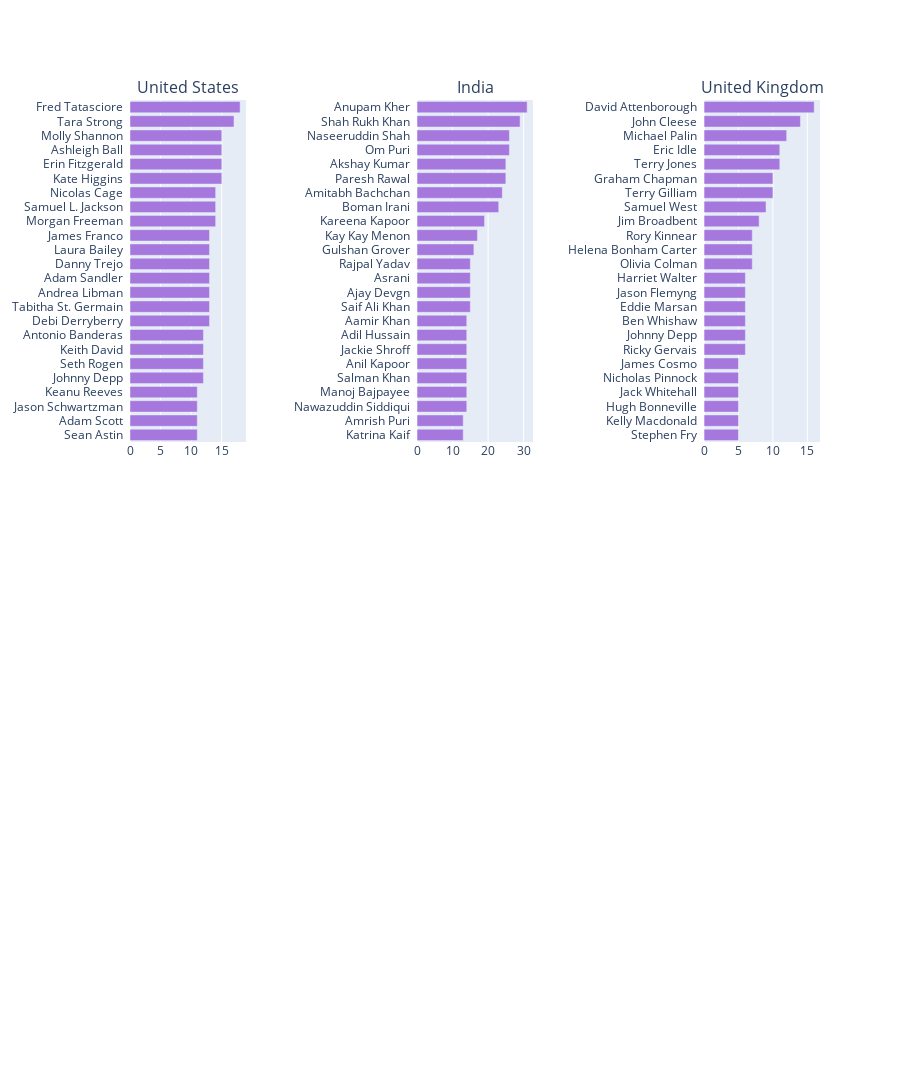

Write notebook code for a chart like this one.
### Markdown cell above
### Actor & Director Analysis

### Code cell
#chart displaying most popular actors/actresses on Netflix based on the country the title is produced in 

def country_trace(country, flag = "movie"):
    df["from_us"] = df['country'].fillna("").apply(lambda x : 1 if country.lower() in x.lower() else 0)
    small = df[df["from_us"] == 1]
    if flag == "movie":
        small = small[small["duration"] != ""]
    else:
        small = small[small["season_count"] != ""]
    cast = ", ".join(small['cast'].fillna("")).split(", ")
    tags = Counter(cast).most_common(25)
    tags = [_ for _ in tags if "" != _[0]]

    labels, values = [_[0]+"  " for _ in tags], [_[1] for _ in tags]
    trace = go.Bar(y=labels[::-1], x=values[::-1], orientation="h", name="", marker=dict(color="#a678de"))
    return trace

from plotly.subplots import make_subplots
traces = []
titles = ["United States", "","India","", "United Kingdom"]
for title in titles:
    if title != "":
        traces.append(country_trace(title))

fig = make_subplots(rows=2, cols=5, subplot_titles=titles)
fig.add_trace(traces[0], 1,1)
fig.add_trace(traces[1], 1,3)
fig.add_trace(traces[2], 1,5)


fig.update_layout(height=1200, showlegend=False)
fig.show()

### Figure 1 — Plotly figure (JSON) as saved in the notebook; plotly's stock layout.template omitted (floating-point values rounded to 4 significant figures)
{"data": [{"marker": {"color": "#a678de"}, "name": "", "orientation": "h", "type": "bar", "x": [11, 11, 11, 11, 12, 12, 12, 12, 13, 13, 13, 13, 13, 13, 13, 14, 14, 14, 15, 15, 15, 15, 17, 18], "xaxis": "x", "y": ["Sean Astin  ", "Adam Scott  ", "Jason Schwartzman  ", "Keanu Reeves  ", "Johnny Depp  ", "Seth Rogen  ", "Keith David  ", "Antonio Banderas  ", "Debi Derryberry  ", "Tabitha St. Germain  ", "Andrea Libman  ", "Adam Sandler  ", "Danny Trejo  ", "Laura Bailey  ", "James Franco  ", "Morgan Freeman  ", "Samuel L. Jackson  ", "Nicolas Cage  ", "Kate Higgins  ", "Erin Fitzgerald  ", "Ashleigh Ball  ", "Molly Shannon  ", "Tara Strong  ", "Fred Tatasciore  "], "yaxis": "y"}, {"marker": {"color": "#a678de"}, "name": "", "orientation": "h", "type": "bar", "x": [13, 13, 14, 14, 14, 14, 14, 14, 14, 15, 15, 15, 15, 16, 17, 19, 23, 24, 25, 25, 26, 26, 29, 31], "xaxis": "x3", "y": ["Katrina Kaif  ", "Amrish Puri  ", "Nawazuddin Siddiqui  ", "Manoj Bajpayee  ", "Salman Khan  ", "Anil Kapoor  ", "Jackie Shroff  ", "Adil Hussain  ", "Aamir Khan  ", "Saif Ali Khan  ", "Ajay Devgn  ", "Asrani  ", "Rajpal Yadav  ", "Gulshan Grover  ", "Kay Kay Menon  ", "Kareena Kapoor  ", "Boman Irani  ", "Amitabh Bachchan  ", "Paresh Rawal  ", "Akshay Kumar  ", "Om Puri  ", "Naseeruddin Shah  ", "Shah Rukh Khan  ", "Anupam Kher  "], "yaxis": "y3"}, {"marker": {"color": "#a678de"}, "name": "", "orientation": "h", "type": "bar", "x": [5, 5, 5, 5, 5, 5, 6, 6, 6, 6, 6, 6, 7, 7, 7, 8, 9, 10, 10, 11, 11, 12, 14, 16], "xaxis": "x5", "y": ["Stephen Fry  ", "Kelly Macdonald  ", "Hugh Bonneville  ", "Jack Whitehall  ", "Nicholas Pinnock  ", "James Cosmo  ", "Ricky Gervais  ", "Johnny Depp  ", "Ben Whishaw  ", "Eddie Marsan  ", "Jason Flemyng  ", "Harriet Walter  ", "Olivia Colman  ", "Helena Bonham Carter  ", "Rory Kinnear  ", "Jim Broadbent  ", "Samuel West  ", "Terry Gilliam  ", "Graham Chapman  ", "Terry Jones  ", "Eric Idle  ", "Michael Palin  ", "John Cleese  ", "David Attenborough  "], "yaxis": "y5"}], "layout": {"annotations": [{"font": {"size": 16}, "showarrow": false, "text": "United States", "x": 0.084, "xanchor": "center", "xref": "paper", "y": 1, "yanchor": "bottom", "yref": "paper"}, {"font": {"size": 16}, "showarrow": false, "text": "India", "x": 0.5, "xanchor": "center", "xref": "paper", "y": 1, "yanchor": "bottom", "yref": "paper"}, {"font": {"size": 16}, "showarrow": false, "text": "United Kingdom", "x": 0.916, "xanchor": "center", "xref": "paper", "y": 1, "yanchor": "bottom", "yref": "paper"}], "height": 1200, "showlegend": false, "xaxis": {"anchor": "y", "domain": [0, 0.168]}, "xaxis10": {"anchor": "y10", "domain": [0.832, 1]}, "xaxis2": {"anchor": "y2", "domain": [0.208, 0.376]}, "xaxis3": {"anchor": "y3", "domain": [0.416, 0.584]}, "xaxis4": {"anchor": "y4", "domain": [0.624, 0.792]}, "xaxis5": {"anchor": "y5", "domain": [0.832, 1]}, "xaxis6": {"anchor": "y6", "domain": [0, 0.168]}, "xaxis7": {"anchor": "y7", "domain": [0.208, 0.376]}, "xaxis8": {"anchor": "y8", "domain": [0.416, 0.584]}, "xaxis9": {"anchor": "y9", "domain": [0.624, 0.792]}, "yaxis": {"anchor": "x", "domain": [0.625, 1]}, "yaxis10": {"anchor": "x10", "domain": [0, 0.375]}, "yaxis2": {"anchor": "x2", "domain": [0.625, 1]}, "yaxis3": {"anchor": "x3", "domain": [0.625, 1]}, "yaxis4": {"anchor": "x4", "domain": [0.625, 1]}, "yaxis5": {"anchor": "x5", "domain": [0.625, 1]}, "yaxis6": {"anchor": "x6", "domain": [0, 0.375]}, "yaxis7": {"anchor": "x7", "domain": [0, 0.375]}, "yaxis8": {"anchor": "x8", "domain": [0, 0.375]}, "yaxis9": {"anchor": "x9", "domain": [0, 0.375]}}}
